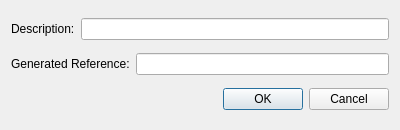
<?xml version="1.0" encoding="UTF-8"?>
<ui version="4.0">
 <class>TypeActionDialog</class>
 <widget class="QDialog" name="TypeActionDialog">
  <property name="geometry">
   <rect>
    <x>0</x>
    <y>0</y>
    <width>400</width>
    <height>130</height>
   </rect>
  </property>
  <property name="windowTitle">
   <string>Dialog</string>
  </property>
  <layout class="QVBoxLayout" name="verticalLayout">
   <item>
    <layout class="QHBoxLayout" name="horizontalLayout">
     <item>
      <widget class="QLabel" name="label">
       <property name="text">
        <string>Description:</string>
       </property>
      </widget>
     </item>
     <item>
      <widget class="QLineEdit" name="txtDescription"/>
     </item>
    </layout>
   </item>
   <item>
    <layout class="QHBoxLayout" name="horizontalLayout_2">
     <item>
      <widget class="QLabel" name="label_2">
       <property name="text">
        <string>Generated Reference:</string>
       </property>
      </widget>
     </item>
     <item>
      <widget class="QLineEdit" name="txtRef"/>
     </item>
    </layout>
   </item>
   <item>
    <widget class="QDialogButtonBox" name="buttonBox">
     <property name="orientation">
      <enum>Qt::Horizontal</enum>
     </property>
     <property name="standardButtons">
      <set>QDialogButtonBox::Cancel|QDialogButtonBox::Ok</set>
     </property>
    </widget>
   </item>
  </layout>
 </widget>
 <resources/>
 <connections>
  <connection>
   <sender>buttonBox</sender>
   <signal>accepted()</signal>
   <receiver>TypeActionDialog</receiver>
   <slot>accept()</slot>
   <hints>
    <hint type="sourcelabel">
     <x>248</x>
     <y>254</y>
    </hint>
    <hint type="destinationlabel">
     <x>157</x>
     <y>274</y>
    </hint>
   </hints>
  </connection>
  <connection>
   <sender>buttonBox</sender>
   <signal>rejected()</signal>
   <receiver>TypeActionDialog</receiver>
   <slot>reject()</slot>
   <hints>
    <hint type="sourcelabel">
     <x>316</x>
     <y>260</y>
    </hint>
    <hint type="destinationlabel">
     <x>286</x>
     <y>274</y>
    </hint>
   </hints>
  </connection>
 </connections>
</ui>
